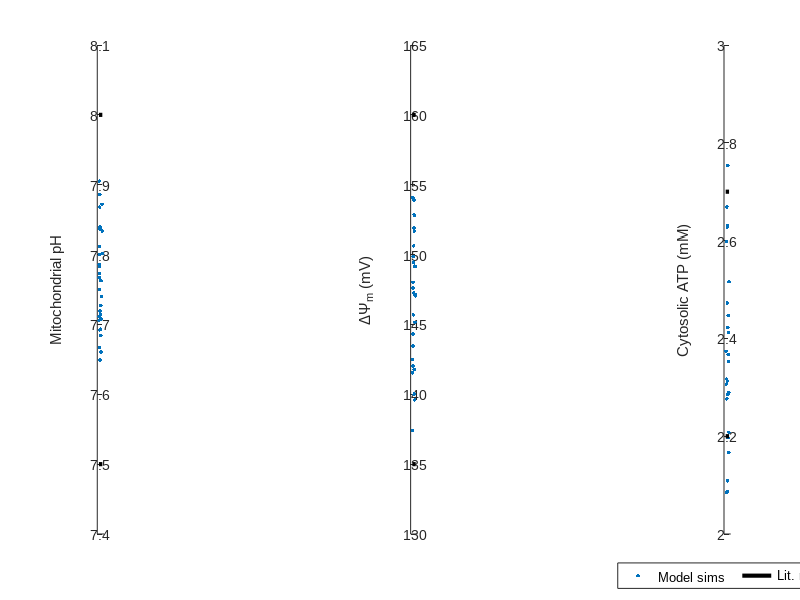

Write MATLAB code to recreate this figure.
%%%%%%%%%%%%%%%%%%%%%%%%%%%%%%%%%%%%%%%%%%%
%%% Theurey et al 2018 - Figure 1B
%%% Scatter values generated by a population
%%% and draw lines at limits of literature values
%%%%%%%%%%%%%%%%%%%%%%%%%%%%%%%%%%%%%%%%%%

%% Obtain data
checkData = 0;
if checkData == 1
    %%% Data can be generated by running a population
    %%% (Beard_NC_simulatePopulation.m) and obtaining the desired parameter
    %%% using the below commands [need to pause simulation]
    % Baseline TMRM
    baselineTMRM = squeeze(stateVarAll(:,19,:)); % to get dPsim
    baselineTMRM = baselineTMRM(1,:); % to get baseline value
    baselineTMRM = baselineTMRM';
    
    % Baseline cytosolic ATP
    baselineATPc = squeeze(stateVarAll(:,23,:));
    baselineATPc = baselineATPc(1,:); % to get baseline value
    baselineATPc = baselineATPc';
    
    % Baseline mitochondrial pH
    baselinePHx = squeeze(OutputAll(:,26,:));
    baselinePHx = baselinePHx(1,:); % to get baseline value
    baselinePHx = baselinePHx';
    
else
    %%% Alternatively, here is a run from 09-May-2018 (30 simulations, rng(1))
    %%% (data used in Figure)
    %%% See "Baseline sims.xlsx"
    baselineTMRM = [149.1696867; 149.4510064; 145.1507917; 147.2573399;...
        147.6163664; 148.018499; 147.140482; 151.8918438; 145.6775149; 142.4877963;...
        142.0360414; 143.4568666; 150.6289994; 152.8470695; 152.8113373; 141.5402939;...
        147.0377277; 153.8923832; NaN; 149.8591836; 137.4233501; 154.084823;...
        147.1113718; 154.0755925; 141.7735735; 144.3038632; 151.6752627; 140.0073662;...
        149.153521; 139.5968821];
    
    baselineATPc = [0.002317006; 0.002411988; 0.002446799; 0.00237355;...
        0.002753373; 0.00219711; 0.002108882; 0.002669021; 0.002598023; 0.00236729;...
        0.002472237; 0.002276503; 0.002284923; 0.001846975; 0.002306665; 0.002313164;...
        0.002085244; 0.002287939; NaN; 0.002166925; 0.002516084; 0.001797033;...
        0.002630918; 0.00235261; 0.002627498; 0.002412586; 0.002289641; 0.00242262;...
        0.002207942; 0.00208726 ];
    
    baselinePHx = [7.739732687; 7.727202039; 7.782567139; 7.772593699;...
        7.719497835; 7.762793045; 7.785909009; 7.692044126; 7.750253268; 7.868016856;...
        7.811362105; 7.836647782; 7.707577857; 7.711368384; 7.666780254; 7.83934863;...
        7.801585941; 7.660475492; NaN; 7.713723941; 7.90520554; 7.684194711;...
        7.706091194; 7.64912383; 7.833781411; 7.79975459; 7.693175025; 7.871799534;...
        7.767404448; 7.886169897 ];
    
end
%%

varNameAll = {'baselinePHx' 'baselineTMRM' 'baselineATPc' };
figure('Position', [100 100 50 115])


for figureNum = 1:3
    
    varName = varNameAll{figureNum};
    
    % if strcmp(varName, 'baselineTMRM')
    %     plotValue = baselineTMRM;
    % elseif strcmp(varName, 'baselineATPc')
    %     plotValue = baselineATPc;
    % elseif strcmp(varName, 'baselinePHx')
    %     plotValue = baselinePHx;
    % end
    if strcmp(varName, 'baselinePHx')
        plotValue = baselinePHx;
    elseif strcmp(varName, 'baselineTMRM')
        plotValue = baselineTMRM;
    elseif strcmp(varName, 'baselineATPc')
        plotValue = baselineATPc;
    end 
        
        % Apply random x-axis scatter for plotting
        plotValue(:,2) = 1;
        for i = 1:size(plotValue,1)
            plotValue(i,2) = plotValue(i,2) + 0.1+(0.1*rand);
        end
        
        % Change default font type to Arial
        set(0,'defaultAxesFontName', 'Arial')
        set(0,'defaultTextFontName', 'Arial')
        
        % Scatter plot
        % Dimensions for publication (Fig 1B)
        %figure('Position', [100 100 50 115])
        
        subplot(1, 3, figureNum)
        markersize = 7;
        scatter(plotValue(:,2),plotValue(:,1), markersize,'filled','k')
        if strcmp(varName, 'baselineATPc')
            % Plot ATP in mM
            scatter(plotValue(:,2),plotValue(:,1)*1000, markersize,'filled','k')
        end
        hold on
        
        if strcmp(varName, 'baselineTMRM')
            % Literature ranges from Gerencser 2012, Ward 2000,
            % Nicholls & Budd 2000, Nicholls 1980, Surin 2013
            litMin = 135;
            litMax = 160;
            axesMin = 130;
            axesMax = 165;
            % Apply axes names and legend
            ylabel('\Delta\Psi_m (mV)')
            
        elseif strcmp(varName, 'baselineATPc')
            % Literature ranges from Weisova 2009, Lehninger [rinciples of biochem,
            % Aubert 2001, 2005; DiNuzzo 2010 model, Cloutier 2009 model
            litMin = 2.2;   % in mM
            litMax = 2.7;
            axesMin = 2.0;
            axesMax = 3.0;
            ylabel('Cytosolic ATP (mM)')
            
        elseif strcmp(varName, 'baselinePHx')
            % Literature ranges from Bolshakov 2007, Poburko 2011
            litMin = 7.5;
            litMax = 8.0;
            axesMin = 7.4;
            axesMax = 8.1;
            ylabel('Mitochondrial pH')
        end
        
        % Plot think black lines at limits of literature values
        plot([1.1 1.2], [litMin litMin], 'k', 'LineWidth', 3)
        plot([1.1 1.2], [litMax litMax], 'k', 'LineWidth', 3)
        
        % Apply axes limits
        ylim([axesMin axesMax])
        xlim([1.05 1.25])
        
        % Apply legend
        %legend('Simulations', 'Literature range')
        
        % Remove x-axis ticks
        set(gca,'XTick',[])
end
    legend('Model sims', 'Lit. range', 'Location', 'southoutside', 'NumColumns',2)
    %%